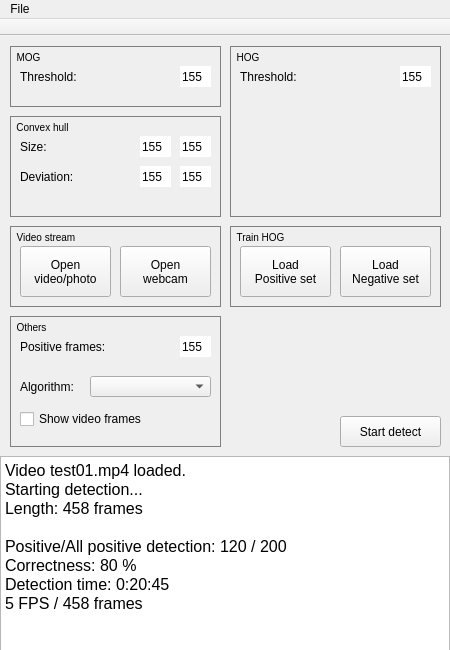
<?xml version="1.0" encoding="UTF-8"?>
<ui version="4.0">
 <class>MainWindow</class>
 <widget class="QMainWindow" name="MainWindow">
  <property name="windowModality">
   <enum>Qt::WindowModal</enum>
  </property>
  <property name="geometry">
   <rect>
    <x>0</x>
    <y>0</y>
    <width>450</width>
    <height>650</height>
   </rect>
  </property>
  <property name="minimumSize">
   <size>
    <width>450</width>
    <height>650</height>
   </size>
  </property>
  <property name="maximumSize">
   <size>
    <width>450</width>
    <height>800</height>
   </size>
  </property>
  <property name="contextMenuPolicy">
   <enum>Qt::NoContextMenu</enum>
  </property>
  <property name="windowTitle">
   <string>Pedestrian Detection</string>
  </property>
  <property name="layoutDirection">
   <enum>Qt::LeftToRight</enum>
  </property>
  <property name="autoFillBackground">
   <bool>true</bool>
  </property>
  <property name="toolButtonStyle">
   <enum>Qt::ToolButtonTextBesideIcon</enum>
  </property>
  <property name="dockOptions">
   <set>QMainWindow::AllowTabbedDocks|QMainWindow::AnimatedDocks</set>
  </property>
  <widget class="QWidget" name="centralWidget">
   <widget class="QPushButton" name="buttonStartDetect">
    <property name="geometry">
     <rect>
      <x>340</x>
      <y>380</y>
      <width>101</width>
      <height>31</height>
     </rect>
    </property>
    <property name="text">
     <string>Start detect</string>
    </property>
    <property name="icon">
     <iconset>
      <normaloff>icons/detect-pedestrian.png</normaloff>icons/detect-pedestrian.png</iconset>
    </property>
   </widget>
   <widget class="QTextEdit" name="textBackLog">
    <property name="enabled">
     <bool>true</bool>
    </property>
    <property name="geometry">
     <rect>
      <x>0</x>
      <y>420</y>
      <width>450</width>
      <height>201</height>
     </rect>
    </property>
    <property name="sizePolicy">
     <sizepolicy hsizetype="Expanding" vsizetype="Expanding">
      <horstretch>0</horstretch>
      <verstretch>0</verstretch>
     </sizepolicy>
    </property>
    <property name="sizeIncrement">
     <size>
      <width>0</width>
      <height>0</height>
     </size>
    </property>
    <property name="contextMenuPolicy">
     <enum>Qt::ActionsContextMenu</enum>
    </property>
    <property name="acceptDrops">
     <bool>false</bool>
    </property>
    <property name="lineWrapMode">
     <enum>QTextEdit::WidgetWidth</enum>
    </property>
    <property name="readOnly">
     <bool>true</bool>
    </property>
    <property name="html">
     <string>&lt;!DOCTYPE HTML PUBLIC &quot;-//W3C//DTD HTML 4.0//EN&quot; &quot;http://www.w3.org/TR/REC-html40/strict.dtd&quot;&gt;
&lt;html&gt;&lt;head&gt;&lt;meta name=&quot;qrichtext&quot; content=&quot;1&quot; /&gt;&lt;style type=&quot;text/css&quot;&gt;
p, li { white-space: pre-wrap; }
&lt;/style&gt;&lt;/head&gt;&lt;body style=&quot; font-family:'MS Shell Dlg 2'; font-size:8.25pt; font-weight:400; font-style:normal;&quot;&gt;
&lt;p style=&quot; margin-top:0px; margin-bottom:0px; margin-left:0px; margin-right:0px; -qt-block-indent:0; text-indent:0px;&quot;&gt;&lt;span style=&quot; font-family:'Roboto'; font-size:12pt; font-weight:200;&quot;&gt;Video test01.mp4 loaded.&lt;/span&gt;&lt;/p&gt;
&lt;p style=&quot; margin-top:0px; margin-bottom:0px; margin-left:0px; margin-right:0px; -qt-block-indent:0; text-indent:0px;&quot;&gt;&lt;span style=&quot; font-family:'Roboto'; font-size:12pt; font-weight:200;&quot;&gt;Starting detection...&lt;/span&gt;&lt;/p&gt;
&lt;p style=&quot; margin-top:0px; margin-bottom:0px; margin-left:0px; margin-right:0px; -qt-block-indent:0; text-indent:0px;&quot;&gt;&lt;span style=&quot; font-family:'Roboto'; font-size:12pt; font-weight:200;&quot;&gt;Length: 458 frames&lt;/span&gt;&lt;/p&gt;
&lt;p style=&quot;-qt-paragraph-type:empty; margin-top:0px; margin-bottom:0px; margin-left:0px; margin-right:0px; -qt-block-indent:0; text-indent:0px; font-family:'Roboto'; font-size:12pt; font-weight:200;&quot;&gt;&lt;br /&gt;&lt;/p&gt;
&lt;p style=&quot; margin-top:0px; margin-bottom:0px; margin-left:0px; margin-right:0px; -qt-block-indent:0; text-indent:0px;&quot;&gt;&lt;span style=&quot; font-family:'Roboto'; font-size:12pt; font-weight:200;&quot;&gt;Positive/All positive detection: 120 / 200&lt;/span&gt;&lt;/p&gt;
&lt;p style=&quot; margin-top:0px; margin-bottom:0px; margin-left:0px; margin-right:0px; -qt-block-indent:0; text-indent:0px;&quot;&gt;&lt;span style=&quot; font-family:'Roboto'; font-size:12pt; font-weight:200;&quot;&gt;Correctness: 80 %&lt;/span&gt;&lt;/p&gt;
&lt;p style=&quot; margin-top:0px; margin-bottom:0px; margin-left:0px; margin-right:0px; -qt-block-indent:0; text-indent:0px;&quot;&gt;&lt;span style=&quot; font-family:'Roboto'; font-size:12pt; font-weight:200;&quot;&gt;Detection time: 0:20:45&lt;/span&gt;&lt;/p&gt;
&lt;p style=&quot; margin-top:0px; margin-bottom:0px; margin-left:0px; margin-right:0px; -qt-block-indent:0; text-indent:0px;&quot;&gt;&lt;span style=&quot; font-family:'Roboto'; font-size:12pt; font-weight:200;&quot;&gt;5 FPS / 458 frames&lt;/span&gt;&lt;/p&gt;&lt;/body&gt;&lt;/html&gt;</string>
    </property>
   </widget>
   <widget class="QGroupBox" name="groupCHBox">
    <property name="geometry">
     <rect>
      <x>10</x>
      <y>80</y>
      <width>211</width>
      <height>101</height>
     </rect>
    </property>
    <property name="font">
     <font>
      <pointsize>-1</pointsize>
     </font>
    </property>
    <property name="layoutDirection">
     <enum>Qt::LeftToRight</enum>
    </property>
    <property name="autoFillBackground">
     <bool>false</bool>
    </property>
    <property name="styleSheet">
     <string notr="true">QGroupBox
{
	border: 1px solid gray;
    font-size: 10px;
    font-weight: light;

}
QGroupBox::title
{
    subcontrol-origin: margin;
    subcontrol-position: top left;
    padding: 5 5px;
	background-color:transparent;
}
</string>
    </property>
    <property name="title">
     <string>Convex hull</string>
    </property>
    <property name="alignment">
     <set>Qt::AlignLeading|Qt::AlignLeft|Qt::AlignTop</set>
    </property>
    <property name="flat">
     <bool>false</bool>
    </property>
    <property name="checkable">
     <bool>false</bool>
    </property>
    <widget class="QLabel" name="labelSizeCH">
     <property name="geometry">
      <rect>
       <x>10</x>
       <y>20</y>
       <width>41</width>
       <height>21</height>
      </rect>
     </property>
     <property name="text">
      <string>Size:</string>
     </property>
    </widget>
    <widget class="QLineEdit" name="inputCHSizeMin">
     <property name="geometry">
      <rect>
       <x>130</x>
       <y>20</y>
       <width>31</width>
       <height>21</height>
      </rect>
     </property>
     <property name="inputMask">
      <string/>
     </property>
     <property name="text">
      <string>155</string>
     </property>
     <property name="maxLength">
      <number>3</number>
     </property>
     <property name="frame">
      <bool>false</bool>
     </property>
     <property name="echoMode">
      <enum>QLineEdit::Normal</enum>
     </property>
     <property name="placeholderText">
      <string/>
     </property>
     <property name="cursorMoveStyle">
      <enum>Qt::LogicalMoveStyle</enum>
     </property>
     <property name="clearButtonEnabled">
      <bool>false</bool>
     </property>
    </widget>
    <widget class="QLineEdit" name="inputCHSizeMax">
     <property name="geometry">
      <rect>
       <x>170</x>
       <y>20</y>
       <width>31</width>
       <height>21</height>
      </rect>
     </property>
     <property name="inputMask">
      <string/>
     </property>
     <property name="text">
      <string>155</string>
     </property>
     <property name="maxLength">
      <number>3</number>
     </property>
     <property name="frame">
      <bool>false</bool>
     </property>
     <property name="echoMode">
      <enum>QLineEdit::Normal</enum>
     </property>
     <property name="placeholderText">
      <string/>
     </property>
     <property name="cursorMoveStyle">
      <enum>Qt::LogicalMoveStyle</enum>
     </property>
     <property name="clearButtonEnabled">
      <bool>false</bool>
     </property>
    </widget>
    <widget class="QLineEdit" name="inputCHDevMax">
     <property name="geometry">
      <rect>
       <x>170</x>
       <y>50</y>
       <width>31</width>
       <height>21</height>
      </rect>
     </property>
     <property name="inputMask">
      <string/>
     </property>
     <property name="text">
      <string>155</string>
     </property>
     <property name="maxLength">
      <number>3</number>
     </property>
     <property name="frame">
      <bool>false</bool>
     </property>
     <property name="echoMode">
      <enum>QLineEdit::Normal</enum>
     </property>
     <property name="placeholderText">
      <string/>
     </property>
     <property name="cursorMoveStyle">
      <enum>Qt::LogicalMoveStyle</enum>
     </property>
     <property name="clearButtonEnabled">
      <bool>false</bool>
     </property>
    </widget>
    <widget class="QLineEdit" name="inputCHDevMin">
     <property name="geometry">
      <rect>
       <x>130</x>
       <y>50</y>
       <width>31</width>
       <height>21</height>
      </rect>
     </property>
     <property name="inputMask">
      <string/>
     </property>
     <property name="text">
      <string>155</string>
     </property>
     <property name="maxLength">
      <number>3</number>
     </property>
     <property name="frame">
      <bool>false</bool>
     </property>
     <property name="echoMode">
      <enum>QLineEdit::Normal</enum>
     </property>
     <property name="placeholderText">
      <string/>
     </property>
     <property name="cursorMoveStyle">
      <enum>Qt::LogicalMoveStyle</enum>
     </property>
     <property name="clearButtonEnabled">
      <bool>false</bool>
     </property>
    </widget>
    <widget class="QLabel" name="labelDevCH">
     <property name="geometry">
      <rect>
       <x>10</x>
       <y>50</y>
       <width>71</width>
       <height>21</height>
      </rect>
     </property>
     <property name="text">
      <string>Deviation:</string>
     </property>
    </widget>
   </widget>
   <widget class="QGroupBox" name="groupMogBox">
    <property name="geometry">
     <rect>
      <x>10</x>
      <y>10</y>
      <width>211</width>
      <height>61</height>
     </rect>
    </property>
    <property name="font">
     <font>
      <pointsize>-1</pointsize>
     </font>
    </property>
    <property name="layoutDirection">
     <enum>Qt::LeftToRight</enum>
    </property>
    <property name="autoFillBackground">
     <bool>false</bool>
    </property>
    <property name="styleSheet">
     <string notr="true">QGroupBox
{
	border: 1px solid gray;
    font-size: 10px;
    font-weight: light;

}
QGroupBox::title
{
    subcontrol-origin: margin;
    subcontrol-position: top left;
    padding: 5 5px;
	background-color:transparent;
}
</string>
    </property>
    <property name="title">
     <string>MOG</string>
    </property>
    <property name="alignment">
     <set>Qt::AlignLeading|Qt::AlignLeft|Qt::AlignTop</set>
    </property>
    <property name="flat">
     <bool>false</bool>
    </property>
    <property name="checkable">
     <bool>false</bool>
    </property>
    <widget class="QLabel" name="labelThreshMog">
     <property name="geometry">
      <rect>
       <x>10</x>
       <y>20</y>
       <width>81</width>
       <height>21</height>
      </rect>
     </property>
     <property name="text">
      <string>Threshold:</string>
     </property>
    </widget>
    <widget class="QLineEdit" name="inputMogTresh">
     <property name="geometry">
      <rect>
       <x>170</x>
       <y>20</y>
       <width>31</width>
       <height>21</height>
      </rect>
     </property>
     <property name="inputMask">
      <string/>
     </property>
     <property name="text">
      <string>155</string>
     </property>
     <property name="maxLength">
      <number>3</number>
     </property>
     <property name="frame">
      <bool>false</bool>
     </property>
     <property name="echoMode">
      <enum>QLineEdit::Normal</enum>
     </property>
     <property name="placeholderText">
      <string/>
     </property>
     <property name="cursorMoveStyle">
      <enum>Qt::LogicalMoveStyle</enum>
     </property>
     <property name="clearButtonEnabled">
      <bool>false</bool>
     </property>
    </widget>
   </widget>
   <widget class="QGroupBox" name="groupHogBox">
    <property name="geometry">
     <rect>
      <x>230</x>
      <y>10</y>
      <width>211</width>
      <height>171</height>
     </rect>
    </property>
    <property name="font">
     <font>
      <pointsize>-1</pointsize>
     </font>
    </property>
    <property name="layoutDirection">
     <enum>Qt::LeftToRight</enum>
    </property>
    <property name="autoFillBackground">
     <bool>false</bool>
    </property>
    <property name="styleSheet">
     <string notr="true">QGroupBox
{
	border: 1px solid gray;
    font-size: 10px;
    font-weight: light;

}
QGroupBox::title
{
    subcontrol-origin: margin;
    subcontrol-position: top left;
    padding: 5 5px;
	background-color:transparent;
}
</string>
    </property>
    <property name="title">
     <string>HOG</string>
    </property>
    <property name="alignment">
     <set>Qt::AlignLeading|Qt::AlignLeft|Qt::AlignTop</set>
    </property>
    <property name="flat">
     <bool>false</bool>
    </property>
    <property name="checkable">
     <bool>false</bool>
    </property>
    <widget class="QLabel" name="labelThreshHog">
     <property name="geometry">
      <rect>
       <x>10</x>
       <y>20</y>
       <width>81</width>
       <height>21</height>
      </rect>
     </property>
     <property name="text">
      <string>Threshold:</string>
     </property>
    </widget>
    <widget class="QLineEdit" name="inputHogTresh">
     <property name="geometry">
      <rect>
       <x>170</x>
       <y>20</y>
       <width>31</width>
       <height>21</height>
      </rect>
     </property>
     <property name="inputMask">
      <string/>
     </property>
     <property name="text">
      <string>155</string>
     </property>
     <property name="maxLength">
      <number>3</number>
     </property>
     <property name="frame">
      <bool>false</bool>
     </property>
     <property name="echoMode">
      <enum>QLineEdit::Normal</enum>
     </property>
     <property name="placeholderText">
      <string/>
     </property>
     <property name="cursorMoveStyle">
      <enum>Qt::LogicalMoveStyle</enum>
     </property>
     <property name="clearButtonEnabled">
      <bool>false</bool>
     </property>
    </widget>
   </widget>
   <widget class="QGroupBox" name="groupVideoBox">
    <property name="geometry">
     <rect>
      <x>10</x>
      <y>190</y>
      <width>211</width>
      <height>81</height>
     </rect>
    </property>
    <property name="font">
     <font>
      <pointsize>-1</pointsize>
     </font>
    </property>
    <property name="layoutDirection">
     <enum>Qt::LeftToRight</enum>
    </property>
    <property name="autoFillBackground">
     <bool>false</bool>
    </property>
    <property name="styleSheet">
     <string notr="true">QGroupBox
{
	border: 1px solid gray;
    font-size: 10px;
    font-weight: light;

}
QGroupBox::title
{
    subcontrol-origin: margin;
    subcontrol-position: top left;
    padding: 5 5px;
	background-color:transparent;
}
</string>
    </property>
    <property name="title">
     <string>Video stream</string>
    </property>
    <property name="alignment">
     <set>Qt::AlignLeading|Qt::AlignLeft|Qt::AlignTop</set>
    </property>
    <property name="flat">
     <bool>false</bool>
    </property>
    <property name="checkable">
     <bool>false</bool>
    </property>
    <widget class="QPushButton" name="buttonOpenVidImg">
     <property name="geometry">
      <rect>
       <x>10</x>
       <y>20</y>
       <width>91</width>
       <height>51</height>
      </rect>
     </property>
     <property name="contextMenuPolicy">
      <enum>Qt::DefaultContextMenu</enum>
     </property>
     <property name="text">
      <string>Open 
video/photo</string>
     </property>
     <property name="icon">
      <iconset>
       <normaloff>icons/video.png</normaloff>icons/video.png</iconset>
     </property>
     <property name="checkable">
      <bool>false</bool>
     </property>
    </widget>
    <widget class="QPushButton" name="buttonOpenWebcam">
     <property name="geometry">
      <rect>
       <x>110</x>
       <y>20</y>
       <width>91</width>
       <height>51</height>
      </rect>
     </property>
     <property name="contextMenuPolicy">
      <enum>Qt::DefaultContextMenu</enum>
     </property>
     <property name="text">
      <string>Open 
webcam</string>
     </property>
     <property name="icon">
      <iconset>
       <normaloff>icons/old/webcam.ico</normaloff>icons/old/webcam.ico</iconset>
     </property>
    </widget>
   </widget>
   <widget class="QGroupBox" name="groupOtherBox">
    <property name="geometry">
     <rect>
      <x>10</x>
      <y>280</y>
      <width>211</width>
      <height>131</height>
     </rect>
    </property>
    <property name="font">
     <font>
      <pointsize>-1</pointsize>
     </font>
    </property>
    <property name="layoutDirection">
     <enum>Qt::LeftToRight</enum>
    </property>
    <property name="autoFillBackground">
     <bool>false</bool>
    </property>
    <property name="styleSheet">
     <string notr="true">QGroupBox
{
	border: 1px solid gray;
    font-size: 10px;
    font-weight: light;

}
QGroupBox::title
{
    subcontrol-origin: margin;
    subcontrol-position: top left;
    padding: 5 5px;
	background-color:transparent;
}
</string>
    </property>
    <property name="title">
     <string>Others</string>
    </property>
    <property name="alignment">
     <set>Qt::AlignLeading|Qt::AlignLeft|Qt::AlignTop</set>
    </property>
    <property name="flat">
     <bool>false</bool>
    </property>
    <property name="checkable">
     <bool>false</bool>
    </property>
    <widget class="QLabel" name="labelPositeFrames">
     <property name="geometry">
      <rect>
       <x>10</x>
       <y>20</y>
       <width>121</width>
       <height>21</height>
      </rect>
     </property>
     <property name="text">
      <string>Positive frames:</string>
     </property>
    </widget>
    <widget class="QLineEdit" name="inputOthPosFrames">
     <property name="geometry">
      <rect>
       <x>170</x>
       <y>20</y>
       <width>31</width>
       <height>21</height>
      </rect>
     </property>
     <property name="inputMask">
      <string/>
     </property>
     <property name="text">
      <string>155</string>
     </property>
     <property name="maxLength">
      <number>3</number>
     </property>
     <property name="frame">
      <bool>false</bool>
     </property>
     <property name="echoMode">
      <enum>QLineEdit::Normal</enum>
     </property>
     <property name="placeholderText">
      <string/>
     </property>
     <property name="cursorMoveStyle">
      <enum>Qt::LogicalMoveStyle</enum>
     </property>
     <property name="clearButtonEnabled">
      <bool>false</bool>
     </property>
    </widget>
    <widget class="QLabel" name="labelAlgorithm">
     <property name="geometry">
      <rect>
       <x>10</x>
       <y>60</y>
       <width>81</width>
       <height>21</height>
      </rect>
     </property>
     <property name="text">
      <string>Algorithm:</string>
     </property>
    </widget>
    <widget class="QComboBox" name="comboBoxTypeAlg">
     <property name="geometry">
      <rect>
       <x>80</x>
       <y>60</y>
       <width>121</width>
       <height>21</height>
      </rect>
     </property>
     <property name="currentIndex">
      <number>-1</number>
     </property>
     <item>
      <property name="text">
       <string>HOG</string>
      </property>
     </item>
     <item>
      <property name="text">
       <string>MOG + HOG</string>
      </property>
     </item>
     <item>
      <property name="text">
       <string>MOG + CH + HOG</string>
      </property>
     </item>
     <item>
      <property name="text">
       <string>YOLO</string>
      </property>
     </item>
    </widget>
    <widget class="QCheckBox" name="checkBoxShowVideoFrames">
     <property name="geometry">
      <rect>
       <x>10</x>
       <y>90</y>
       <width>161</width>
       <height>26</height>
      </rect>
     </property>
     <property name="text">
      <string>Show video frames</string>
     </property>
    </widget>
   </widget>
   <widget class="QGroupBox" name="groupTrainHogBox">
    <property name="geometry">
     <rect>
      <x>230</x>
      <y>190</y>
      <width>211</width>
      <height>81</height>
     </rect>
    </property>
    <property name="font">
     <font>
      <pointsize>-1</pointsize>
     </font>
    </property>
    <property name="layoutDirection">
     <enum>Qt::LeftToRight</enum>
    </property>
    <property name="autoFillBackground">
     <bool>false</bool>
    </property>
    <property name="styleSheet">
     <string notr="true">QGroupBox
{
	border: 1px solid gray;
    font-size: 10px;
    font-weight: light;

}
QGroupBox::title
{
    subcontrol-origin: margin;
    subcontrol-position: top left;
    padding: 5 5px;
	background-color:transparent;
}
</string>
    </property>
    <property name="title">
     <string>Train HOG</string>
    </property>
    <property name="alignment">
     <set>Qt::AlignLeading|Qt::AlignLeft|Qt::AlignTop</set>
    </property>
    <property name="flat">
     <bool>false</bool>
    </property>
    <property name="checkable">
     <bool>false</bool>
    </property>
    <widget class="QPushButton" name="buttonTrainPosSet">
     <property name="geometry">
      <rect>
       <x>10</x>
       <y>20</y>
       <width>91</width>
       <height>51</height>
      </rect>
     </property>
     <property name="contextMenuPolicy">
      <enum>Qt::DefaultContextMenu</enum>
     </property>
     <property name="text">
      <string>Load 
Positive set</string>
     </property>
     <property name="icon">
      <iconset>
       <normaloff>icons/pedestrian.png</normaloff>icons/pedestrian.png</iconset>
     </property>
    </widget>
    <widget class="QPushButton" name="buttonTrainNegSet">
     <property name="geometry">
      <rect>
       <x>110</x>
       <y>20</y>
       <width>91</width>
       <height>51</height>
      </rect>
     </property>
     <property name="contextMenuPolicy">
      <enum>Qt::DefaultContextMenu</enum>
     </property>
     <property name="text">
      <string>Load 
Negative set</string>
     </property>
     <property name="icon">
      <iconset>
       <normaloff>icons/non-pedestrian.png</normaloff>icons/non-pedestrian.png</iconset>
     </property>
     <property name="autoRepeat">
      <bool>false</bool>
     </property>
     <property name="autoExclusive">
      <bool>false</bool>
     </property>
     <property name="autoDefault">
      <bool>false</bool>
     </property>
     <property name="flat">
      <bool>false</bool>
     </property>
    </widget>
   </widget>
  </widget>
  <widget class="QMenuBar" name="menuBar">
   <property name="enabled">
    <bool>true</bool>
   </property>
   <property name="geometry">
    <rect>
     <x>0</x>
     <y>0</y>
     <width>450</width>
     <height>21</height>
    </rect>
   </property>
   <widget class="QMenu" name="menuFile">
    <property name="title">
     <string>File</string>
    </property>
    <addaction name="actionExit"/>
   </widget>
   <addaction name="menuFile"/>
  </widget>
  <widget class="QToolBar" name="mainToolBar">
   <property name="enabled">
    <bool>true</bool>
   </property>
   <property name="movable">
    <bool>false</bool>
   </property>
   <attribute name="toolBarArea">
    <enum>TopToolBarArea</enum>
   </attribute>
   <attribute name="toolBarBreak">
    <bool>false</bool>
   </attribute>
  </widget>
  <action name="actionExit">
   <property name="text">
    <string>Exit</string>
   </property>
  </action>
 </widget>
 <layoutdefault spacing="6" margin="11"/>
 <resources/>
 <connections>
  <connection>
   <sender>actionExit</sender>
   <signal>triggered()</signal>
   <receiver>MainWindow</receiver>
   <slot>close()</slot>
   <hints>
    <hint type="sourcelabel">
     <x>-1</x>
     <y>-1</y>
    </hint>
    <hint type="destinationlabel">
     <x>199</x>
     <y>250</y>
    </hint>
   </hints>
  </connection>
 </connections>
</ui>
